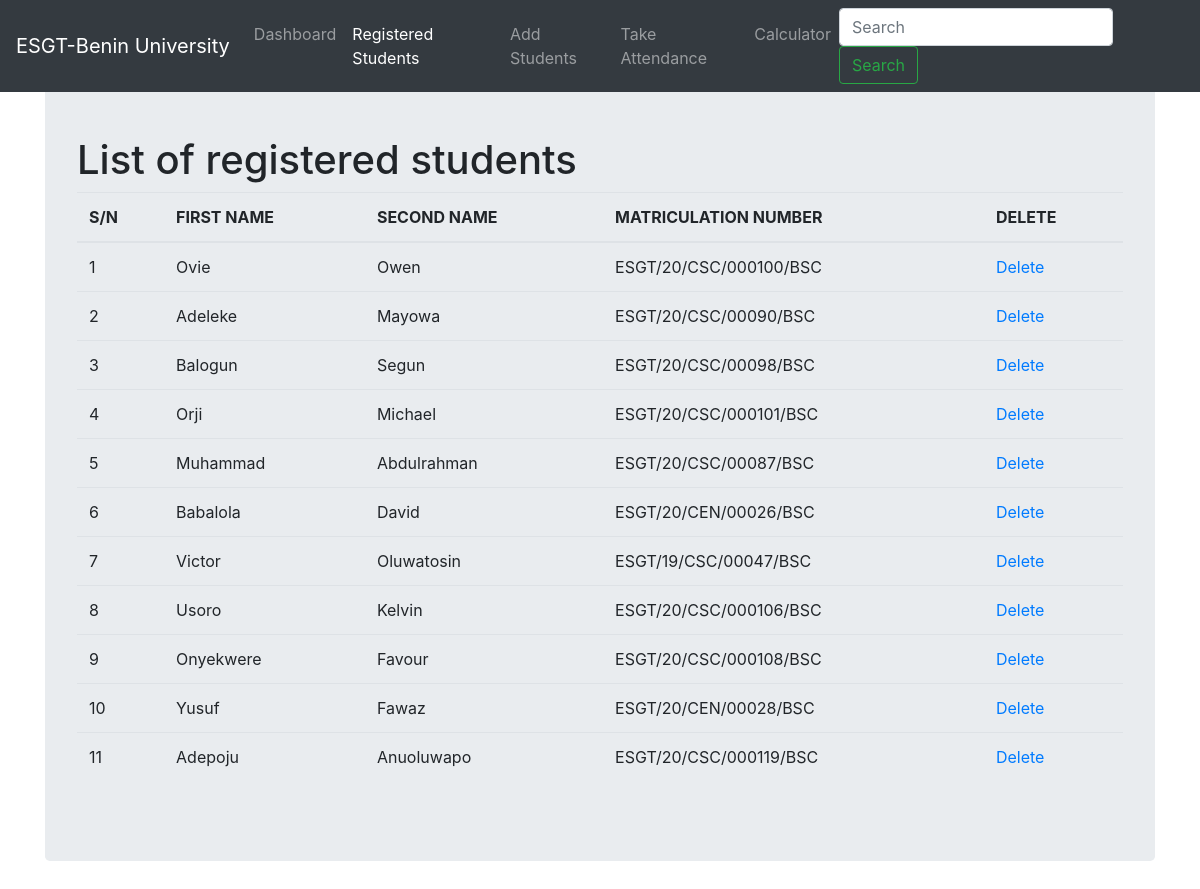
/registered/ (signed in), run on the app's committed database.
### main/models.py (models this page shows, shortened)
class Entry(models.Model):
    first_name = models.CharField(max_length=100, blank=False, null=True)
    second_name = models.CharField(max_length=100, blank=False, null=True)
    matric_no = models.CharField(max_length=100, blank=False, null=True)
    date_posted = models.DateTimeField(auto_now_add=True)
    lecture_1 = models.BooleanField(default=False)
    lecture_2 = models.BooleanField(default=False)
    lecture_3 = models.BooleanField(default=False)
    lecture_4 = models.BooleanField(default=False)
    lecture_5 = models.BooleanField(default=False)
    lecture_6 = models.BooleanField(default=False)
    class Meta:
        verbose_name_plural = 'entries'

### main/views.py (the view)
# urls.py: path('registered/', views.registered, name='registered'),
def registered(request):
    title = 'List of registered students'
    queryset = Entry.objects.all()
    context = {
        "title": title,
        "queryset": queryset,
    }
    return render(request, 'main/registered.html', context)

### main/templates/main/registered.html (shortened to what this page needs)
{% if user.is_authenticated %}
{% load static %}
<!DOCTYPE html>
<html lang="en">
  <head>
      <link href="{% static 'css/stylesheet.css' %}" rel="stylesheet">
      <link href="{% static 'css/bootstrap.min.css' %}" rel="stylesheet">
    <link href="{% static 'css/navbar-top-fixed.css' %}" rel="stylesheet">
  </head>
  <body>
    <nav class="navbar navbar-expand-md navbar-dark fixed-top bg-dark">
  <a class="navbar-brand" href="#">ESGT-Benin University</a>
  <div class="collapse navbar-collapse" id="navbarCollapse">
    <ul class="navbar-nav mr-auto">
      <li class="nav-item ">
        <a class="nav-link" href="/">Dashboard </a>
      </li>
      <li class="nav-item active">
        <a class="nav-link" href="/registered">Registered Students <span class="sr-only">(current)</span></a>
      </li>
       <li class="nav-item">
        <a class="nav-link" href="/add">Add Students</a>
      </li>
      <li class="nav-item">
        <a class="nav-link" href="/attendance">Take Attendance</a>
      </li>
      <li class="nav-item">
        <a class="nav-link" href="/calculator">Calculator</a>
      </li>
    </ul>
    <form class="form-inline mt-2 mt-md-0">
      <input class="form-control mr-sm-2" type="text" placeholder="Search" aria-label="Search">
      <button class="btn btn-outline-success my-2 my-sm-0" type="submit">Search</button>
    </form>
  </div>
</nav>
<main role="main" class="container">
  <div class="jumbotron">
    <h1>{{title}}</h1>
     <table class="table">
       <thead>
        <tr>
          <th>S/N</th>
          <th>FIRST NAME</th>
          <th>SECOND NAME</th>
          <th>MATRICULATION NUMBER</th>
          <th>DELETE</th>
        </tr>
       </thead>
     {% for instance in queryset %}
       <tr>
         <td>{{forloop.counter}}</td>
         <td>{{instance.first_name}}</td>
         <td>{{instance.second_name}}</td>
         <td>{{instance.matric_no}}</td>
         <td><a href="{% url 'delete_items' instance.id %}">Delete</a></td>
       </tr>
     {% endfor %}
     </table>
  </div>
</main>
      </body>
</html>
{% else %}
  <p>Login<a href="/accounts/login">Here</a></p>
{% endif %}

### main/static/css/stylesheet.css (style rules this page uses)
body { background-color: #34eb6b; }

### main/static/css/navbar-top-fixed.css (style rules this page uses)
body { min-height: 75rem; padding-top: 4.5rem; }

### data on the page
Entry: first_name "Ovie", second_name "Owen", matric_no "ESGT/20/CSC/000100/BSC"
Entry: first_name "Adeleke", second_name "Mayowa", matric_no "ESGT/20/CSC/00090/BSC"
Entry: first_name "Balogun", second_name "Segun", matric_no "ESGT/20/CSC/00098/BSC"
Entry: first_name "Orji", second_name "Michael", matric_no "ESGT/20/CSC/000101/BSC"
Entry: first_name "Muhammad", second_name "Abdulrahman", matric_no "ESGT/20/CSC/00087/BSC"
Entry: first_name "Babalola", second_name "David", matric_no "ESGT/20/CEN/00026/BSC"
Entry: first_name "Victor", second_name "Oluwatosin", matric_no "ESGT/19/CSC/00047/BSC"
Entry: first_name "Usoro", second_name "Kelvin", matric_no "ESGT/20/CSC/000106/BSC"
Entry: first_name "Onyekwere", second_name "Favour", matric_no "ESGT/20/CSC/000108/BSC"
Entry: first_name "Yusuf", second_name "Fawaz", matric_no "ESGT/20/CEN/00028/BSC"
Entry: first_name "Adepoju", second_name "Anuoluwapo", matric_no "ESGT/20/CSC/000119/BSC"

### other printed values
{{ title }} "List of registered students"
